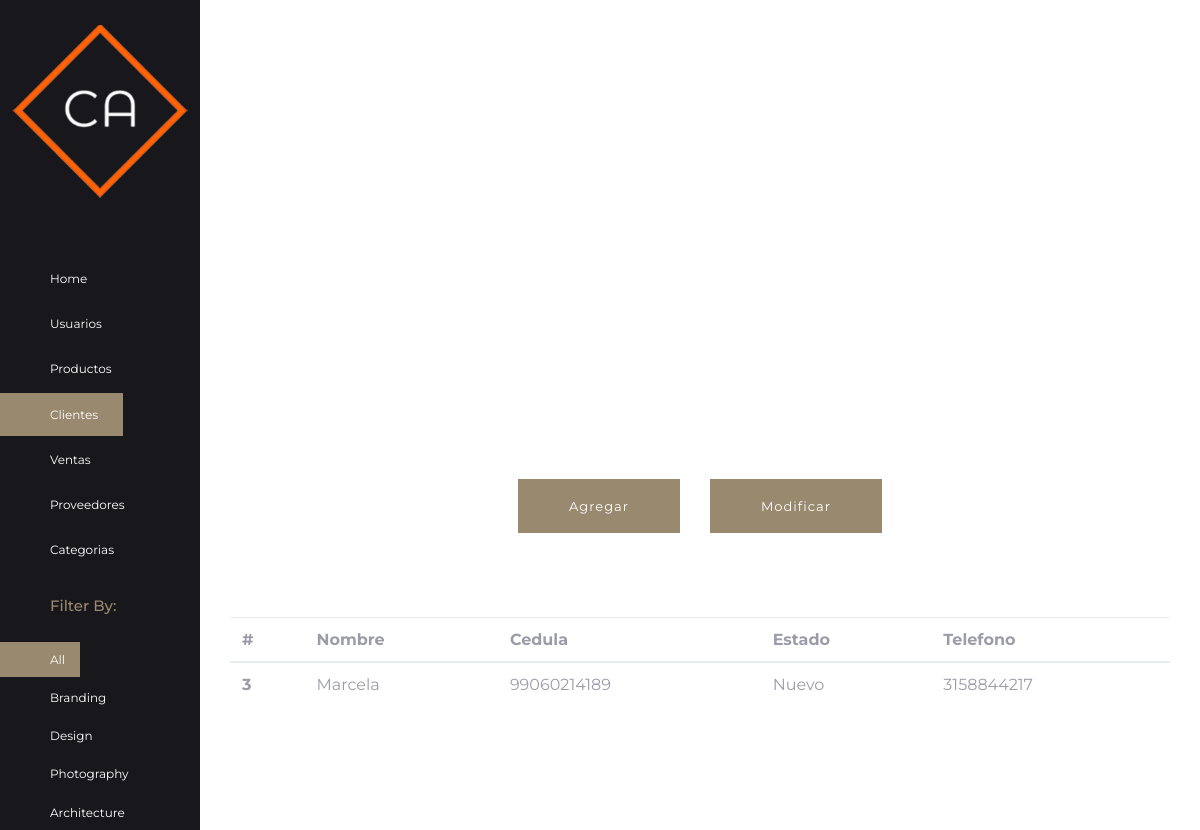
Page /cliente on the committed database.
### api/models.py (models this page shows, shortened)
class Cliente(models.Model):
    Status=((('Nuevo','Cliente Nuevo')),(('Antiguo','CLiente Antiguo')),)
    id_cliente = models.AutoField(primary_key=True)
    nombre_cliente = models.CharField(max_length=100,null=False)
    cedula_cliente = models.CharField(unique=True,max_length=100,null=False)
    estado_cliente =  models.CharField(
        max_length=32,choices=Status,default='available',
    )
    telefono_cliente = models.CharField(max_length=10)
    createdAt = models.DateTimeField(auto_now_add=True)
    class Meta:
        ordering = ["id_cliente"]

### fron/views.py (the view)
# urls.py: path('cliente',FormularioCLienteView.cliente,name="Cliente"),
    def cliente(request):
        clientes=Cliente.objects.all()
        return render(request,"cliente.html",{"clientes":clientes})

### fron/templates/cliente.html (shortened to what this page needs)
{% extends "padre.html" %}
{% load static %}
 {% block content%}
 <div class="col-lg-10 col-md-9 col-12 body_block  align-content-center">
 <div class="portfolio gutters grid img-container align-content-center" >
    <br>
    <br>
    <div class="mt75 row justify-content-center">
        <form action="/agregarcliente" method="GET">
        <div class="col-lg-2 col-12">
            <button type="submit" class="btn btn-primary">Agregar</button>
        </div>
        </form>
        <form action="/modicliente" method="GET">
        <div class="col-lg-2 col-12">
            <button type="submit" class="btn btn-primary">Modificar</button>
        </div>
        </form>
    </div>
    <br>
    <br>
    <table class="table">
    <thead>
      <tr>
        <th scope="col">#</th>
        <th scope="col">Nombre</th>
        <th scope="col">Cedula</th>
        <th scope="col">Estado</th>
        <th scope="col">Telefono</th>
      </tr>
    </thead>
    <tbody>
        {% for i in clientes %}
        <tr>
        <th scope="row">{{i.id_cliente}}</th>
        <td>{{i.nombre_cliente}}</td>
        <td>{{i.cedula_cliente}}</td>
        <td>{{i.estado_cliente}}</td>
        <td>{{i.telefono_cliente}}</td>
      </tr>
        {% endfor %}
    </tbody>
  </table>
  </div>
 </div>
 {% endblock %}

### fron/static/css/main.css (style rules this page uses)
body { font-size: 20px; line-height: 1.6; font-weight: 300; font-family: "Montserrat", sans-serif; color: #9c9ca9; font-style: normal; overflow-x: hidden; }
.body_block { background-color: #ffffff; padding: 50px 30px; }
.btn { font-size: 13px; line-height: 1.7; text-transform: capitalize; color: #fff; font-weight: 400; padding: 15px 50px; border-radius: 0; outline: 0 !important; border: none; cursor: pointer; letter-spacing: 1px; background-color: #18181c; -webkit-transition: all 300ms ease-in-out; transition: all 300ms ease-in-out; }
.btn-primary { background-color: #99896e; border: solid 1px #99896e; color: #ffffff; -webkit-transition: all 300ms ease-in-out; transition: all 300ms ease-in-out; }

### rows in the picture
Cliente: id_cliente "3", nombre_cliente "Marcela", cedula_cliente "99060214189", estado_cliente "Nuevo", telefono_cliente "3158844217"
